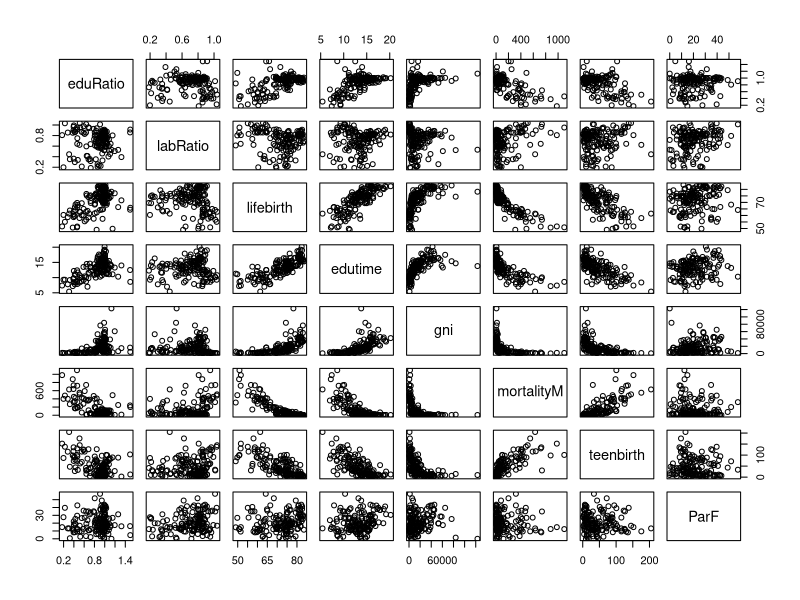
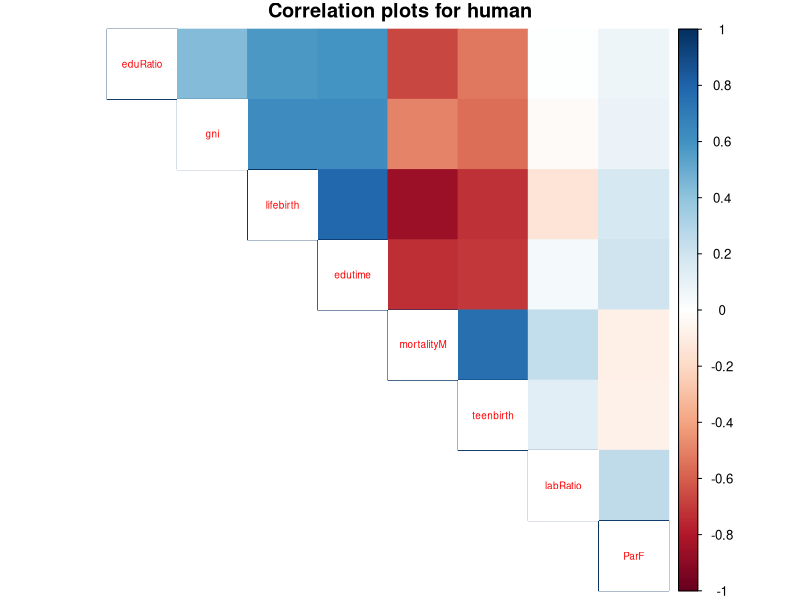
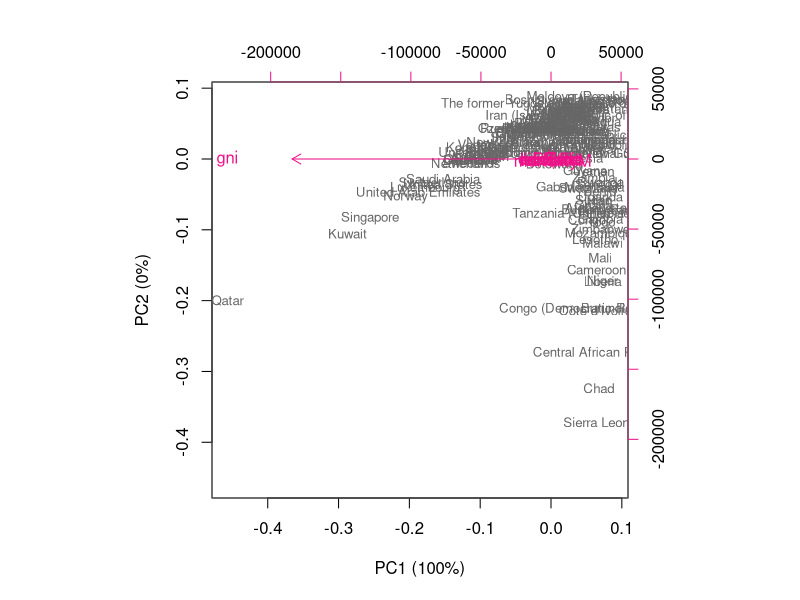
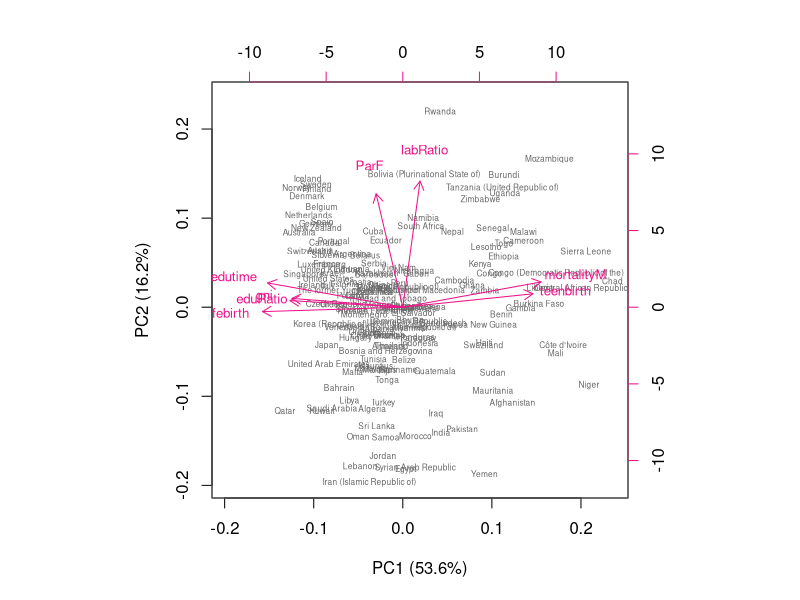

These figures' R source, in order:
## ---- chunk 1
human <- read.table("Data/human.txt")
human <- within(human, {
  gni <- as.character(gni)
})
human <- within(human, {
  gni <- as.numeric(sub(",", "", gni, fixed = TRUE))
})
str(human)
dim(human)
## ---- chunk 2
library(corrplot)
library(tidyverse)
library(dplyr)
library(tidyr)
library(GGally)
pairs(human)
summary(human)
## ---- chunk 3
cor(human) %>% corrplot(method="color", order="hclust", type = "upper", cl.pos = "r", tl.pos = "d", tl.cex = 0.6, title = "Correlation plots for human", mar=c(0,0,1,0))
## ---- chunk 4
pca_human <- prcomp(human)
s <- summary(pca_human)
s
## ---- chunk 5
pca_pr <- round(100*s$importance[2, ], digits = 1)
pca_pr
pc_lab <- paste0(names(pca_pr), " (", pca_pr, "%)")
biplot(pca_human, cex = c(0.8, 1), col = c("grey40", "deeppink2"), xlab = pc_lab[1], ylab = pc_lab[2])
## ---- chunk 6
human_std <- scale(human)
summary(human_std)
## ---- chunk 7
pca_human_std <- prcomp(human_std)
s2 <- summary(pca_human_std)
s2
## ---- chunk 8
pca_pr_std <- round(100*s2$importance[2, ], digits = 1)
pca_pr_std
pc_lab_std <- paste0(names(pca_pr), " (", pca_pr_std, "%)")
biplot(pca_human_std, cex = c(0.5, 0.8), col = c("grey40", "deeppink2"), xlab = pc_lab_std[1], ylab = pc_lab_std[2])
